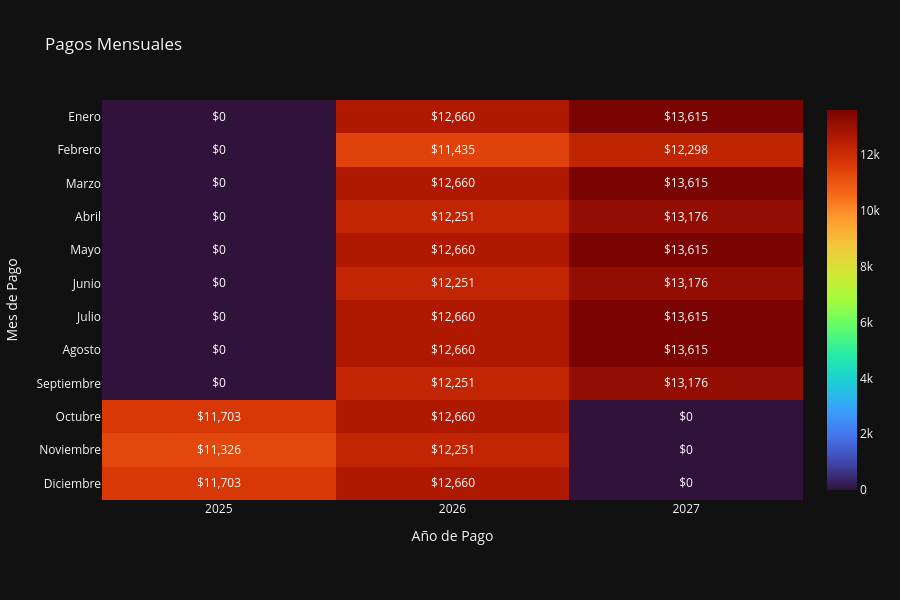

Notebook source saved alongside this figure:
### Markdown cell above
# Tabla Pivot con Plotly

### Code cell
def heatmap_pagos40(pivot_table):
    """Creates a visually improved heatmap with chronologically sorted years."""
    # Make a copy to avoid modifying the original DataFrame
    df = pivot_table.copy()

    # Ensure 'Mes de Pago' is a column, not an index
    if 'Mes de Pago' not in df.columns:
        df = df.reset_index()

    # Robustly drop total rows/columns if they exist
    if 'Mes de Pago' in df.columns:
        df = df[~df['Mes de Pago'].astype(str).str.contains('Total', na=False)]
    df = df.loc[:, ~df.columns.astype(str).str.contains('Total', na=False)]

    # Melt the DataFrame to a long format
    df_melted = df.melt(
        id_vars=['Mes de Pago'],
        var_name='Año de Pago',
        value_name='Pago Mensual'
    )

    # --- FIX FOR CHRONOLOGICAL ORDER ---
    # Convert 'Año de Pago' and 'Pago Mensual' to numeric types for correct sorting
    df_melted['Año de Pago'] = pd.to_numeric(df_melted['Año de Pago'], errors='coerce')
    df_melted['Pago Mensual'] = pd.to_numeric(df_melted['Pago Mensual'], errors='coerce')
    df_melted.dropna(subset=['Año de Pago', 'Pago Mensual'], inplace=True)
    df_melted['Año de Pago'] = df_melted['Año de Pago'].astype(int)

    # Define the month order and set as a categorical type
    month_order = ['Enero', 'Febrero', 'Marzo', 'Abril', 'Mayo', 'Junio',
                   'Julio', 'Agosto', 'Septiembre', 'Octubre', 'Noviembre', 'Diciembre']
    df_melted['Mes de Pago'] = pd.Categorical(df_melted['Mes de Pago'], categories=month_order, ordered=True)

    # Sort by year and then by month to ensure correct chronological plotting
    df_melted = df_melted.sort_values(['Año de Pago', 'Mes de Pago'])
    # --- END FIX ---

    # Create the heatmap
    fig = go.Figure(data=go.Heatmap(
        x=df_melted['Año de Pago'].astype(str), # Use string for categorical axis labels
        y=df_melted['Mes de Pago'],
        z=df_melted['Pago Mensual'],
        colorscale='turbo',
        text=df_melted['Pago Mensual'],
        texttemplate="$%{text:,.0f}",
        textfont={"size": 12, "color": "white"},
        hoverongaps=False,
        hovertemplate='<b>Mes</b>: %{y}<br>' +
                      '<b>Año</b>: %{x}<br>' +
                      '<b>Pago</b>: %{z:$,.2f}<extra></extra>'
    ))

    # Update the layout
    fig.update_layout(
        title='Pagos Mensuales',
        xaxis_title='Año de Pago',
        yaxis_title='Mes de Pago',
        # Set categoryorder to 'trace' to respect the sorted data order
        xaxis=dict(type='category', tickangle=0, categoryorder='trace'),
        yaxis=dict(type='category', autorange='reversed'),
        template='plotly_dark',
        height=600,
        margin=dict(l=50, r=50, b=100, t=100)
    )

    return fig

# Call the function and show the plot
fig = heatmap_pagos40(pivot_table)
fig.show()

### Figure 1 — Plotly figure (JSON) as saved in the notebook; plotly's stock layout.template omitted (floating-point values rounded to 4 significant figures)
{"data": [{"colorscale": [[0.0, "#30123b"], [0.07143, "#4145ab"], [0.1429, "#4675ed"], [0.2143, "#39a2fc"], [0.2857, "#1bcfd4"], [0.3571, "#24eca6"], [0.4286, "#61fc6c"], [0.5, "#a4fc3b"], [0.5714, "#d1e834"], [0.6429, "#f3c63a"], [0.7143, "#fe9b2d"], [0.7857, "#f36315"], [0.8571, "#d93806"], [0.9286, "#b11901"], [1.0, "#7a0402"]], "hoverongaps": false, "hovertemplate": "<b>Mes</b>: %{y}<br><b>Año</b>: %{x}<br><b>Pago</b>: %{z:$,.2f}<extra></extra>", "text": [0.0, 0.0, 0.0, 0.0, 0.0, 0.0, 0.0, 0.0, 0.0, 11700.0, 11330.0, 11700.0, 12660.0, 11430.0, 12660.0, 12250.0, 12660.0, 12250.0, 12660.0, 12660.0, 12250.0, 12660.0, 12250.0, 12660.0, 13620.0, 12300.0, 13620.0, 13180.0, 13620.0, 13180.0, 13620.0, 13620.0, 13180.0, 0.0, 0.0, 0.0], "textfont": {"color": "white", "size": 12}, "texttemplate": "$%{text:,.0f}", "x": ["2025", "2025", "2025", "2025", "2025", "2025", "2025", "2025", "2025", "2025", "2025", "2025", "2026", "2026", "2026", "2026", "2026", "2026", "2026", "2026", "2026", "2026", "2026", "2026", "2027", "2027", "2027", "2027", "2027", "2027", "2027", "2027", "2027", "2027", "2027", "2027"], "y": ["Enero", "Febrero", "Marzo", "Abril", "Mayo", "Junio", "Julio", "Agosto", "Septiembre", "Octubre", "Noviembre", "Diciembre", "Enero", "Febrero", "Marzo", "Abril", "Mayo", "Junio", "Julio", "Agosto", "Septiembre", "Octubre", "Noviembre", "Diciembre", "Enero", "Febrero", "Marzo", "Abril", "Mayo", "Junio", "Julio", "Agosto", "Septiembre", "Octubre", "Noviembre", "Diciembre"], "z": [0.0, 0.0, 0.0, 0.0, 0.0, 0.0, 0.0, 0.0, 0.0, 11700.0, 11330.0, 11700.0, 12660.0, 11430.0, 12660.0, 12250.0, 12660.0, 12250.0, 12660.0, 12660.0, 12250.0, 12660.0, 12250.0, 12660.0, 13620.0, 12300.0, 13620.0, 13180.0, 13620.0, 13180.0, 13620.0, 13620.0, 13180.0, 0.0, 0.0, 0.0], "type": "heatmap"}], "layout": {"xaxis": {"title": {"text": "Año de Pago"}, "type": "category", "tickangle": 0, "categoryorder": "trace"}, "yaxis": {"title": {"text": "Mes de Pago"}, "type": "category", "autorange": "reversed"}, "margin": {"l": 50, "r": 50, "b": 100, "t": 100}, "title": {"text": "Pagos Mensuales"}, "height": 600}}
